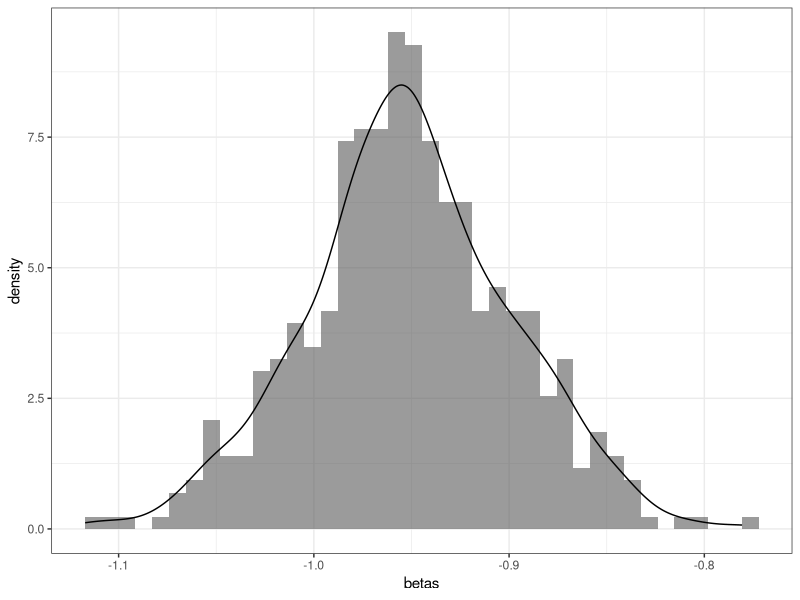

This chart was generated by the following R code:
# The script simulates repeated sampling of the variables 'medv' and 'lstat'
# of the Boston data set contained in the MASS package, in order to see the 
# the behaviour of quantities associated to the linear regression coefficient 
# under two different scenarios: strong correlation and non-correlation of variables.

library(MASS)
library(tidyverse)

# load data set
data("Boston")

boston_df <- as_tibble(Boston)

# explain medv (y) on the basis of lstat (x)
boston_df <- select(boston_df, medv, lstat)

# population size
cat("The size of the population is:", nrow(boston_df))

# True Beta (= Beta of the entire population)  ------------------------------

compute_beta <- function(df, x, y) {
  # Returns coefficient for a linear regression model
  
  mean_x <- mean(df[[x]])
  mean_y <- mean(df[[y]])
  
  deviation_x <- df[[x]] - mean_x
  squared_dev_x <- deviation_x^2
  
  deviation_y <- df[[y]] - mean_y
  
  beta1 <- sum(deviation_x*deviation_y)/sum(squared_dev_x)
  
  return(beta1)
  
}

true_beta <- compute_beta(df = boston_df, x = "lstat", y = "medv")

cat("The 'true' beta computed on the population is:", true_beta)

# Extract samples ---------------------------------------------------------

sample_size <- 250
numb_samples <- 500

# extract 500 samples of size 250 from the population
set.seed(2021)
samples <- lapply(
  1:numb_samples, 
  function(x) slice_sample(boston_df, n = sample_size, replace = FALSE)
)


# compute beta coeff for each sample
betas <- map_dbl(samples, ~ compute_beta(.x, x = "lstat", y = "medv"))
mean(betas)
sd(betas)

# empirical distribution of the beta coefficients
ggplot(as_tibble_col(betas), aes(x = betas, y = ..density..)) +
  geom_histogram(bins = 40, alpha = 0.6) +
  geom_density() +
  theme_bw()

cat("The sample mean of the betas sampled is:", mean(betas))

# compare mean of betas computed on the 500 samples with true one
cat("True:", true_beta, ";", "Estimated:", mean(betas))

# Compute quantities ------------------------------------------------------

# per calcolare la stat t ci servono gli errori standard dei beta che a loro volta 
# dalla quantiaa ignota sigma quadro uguale var(y) varianzia campionara corretta

compute_ci <- function(df, x, y, alpha) {
  # This function computes the quantities needed to assess
  # the significance of the beta coefficient
  
  # sample size
  n = nrow(df)
  
  # degrees of freedom of student - t distribution
  dgf = n - 2
  
  # value for which the prob to observe values of the t student with n - 2 
  # dgf, greater or equal to t is alpha/2
  t = - qt(alpha/2, df = dgf)
  
  # compute quantities for each sample
  df %>% 
    summarise(
      # beta coefficient associated to predictor
      beta1 = compute_beta(df, x, y),
      
      # sample variance of the response y 
      var_y = var(df[[y]]),
      
      # sample mean of the response y
      mean_y = mean(df[[y]]),
      
      # sample mean of the predictor x
      mean_x = mean(df[[x]]),
      
      # squared deviation from the mean of the predictor x
      squared_dist_x = sum((df[[x]] - mean_x)^2),
      
      # sample variance beta1
      var_beta1 = var_y/squared_dist_x,
      
      # standard error beta1
      std_beta1 = sqrt(var_beta1),
      
      # stat t under the null hypothesis: beta1 = 0
      t_stat = (beta1 - 0)/std_beta1,
      
      # estimated confidence interval for given prob alpha
      lower_bound = if_else(
        beta1 > t,
        beta1 + t * std_beta1,
        beta1 - t * std_beta1
      ),
    
      upper_bound = if_else(
        beta1 > t,
        beta1 - t * std_beta1,
        beta1 + t * std_beta1
        ),
      
      # p-value given the observed sample
      p_value = if_else(
        t_stat > 0, 
        pt(q = t_stat, df = dgf, lower.tail = FALSE), 
        pt(q = t_stat, df = dgf)
        ),
      
      # compare p-value with alpha
      is_greater = p_value > alpha
      
    )
}

summary_df1 <- map_dfr(samples, compute_ci, x = "lstat", y = "medv", alpha = 0.05)
count(summary_df1)

# Let's mess things up! ---------------------------------------------------

# modify the response variable to be a normal with laaarge variance
samples2 <- map(samples, ~ mutate(.x, lstat = rnorm(250, mean = 25, sd = 6)))

summary_df2 <- map_dfr(samples2,compute_ci, x = "medv", y = "lstat", alpha = 0.05)

count(summary_df2, is_greater)

